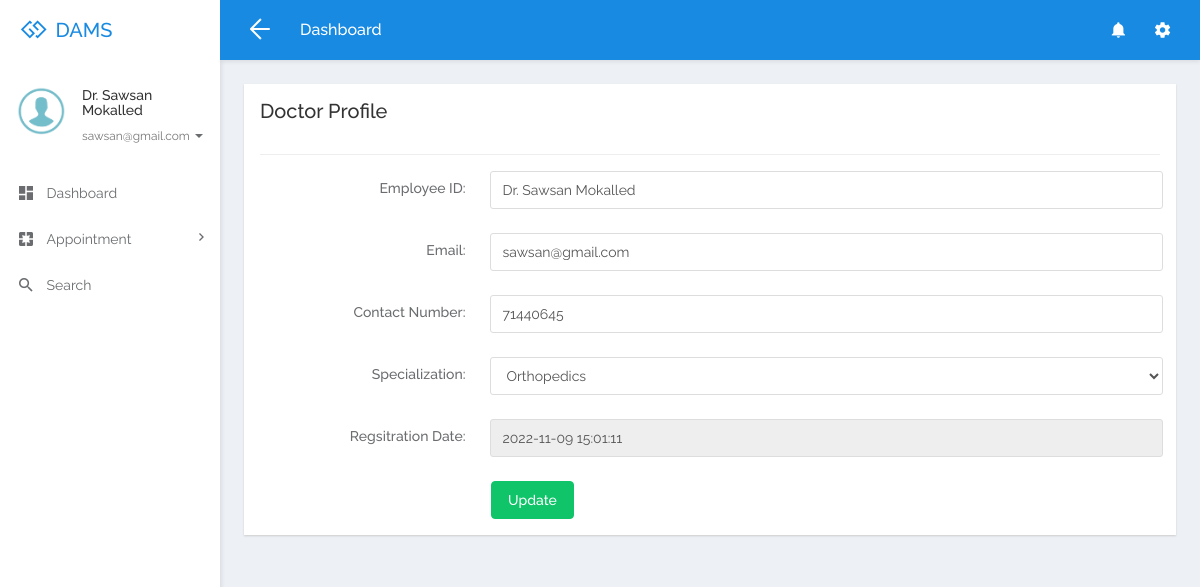
Screenshot of /profile.php (signed in) with the database file from the repository.
### tables this page shows
CREATE TABLE `tbldoctor` (
  `ID` int(5) NOT NULL,
  `FullName` varchar(250) DEFAULT NULL,
  `MobileNumber` bigint(10) DEFAULT NULL,
  `Email` varchar(250) DEFAULT NULL,
  `Specialization` varchar(250) DEFAULT NULL,
  `Password` varchar(259) DEFAULT NULL,
  `CreationDate` timestamp NULL DEFAULT current_timestamp()
);

CREATE TABLE `tblspecialization` (
  `ID` int(5) NOT NULL,
  `Specialization` varchar(250) DEFAULT NULL,
  `CreationDate` timestamp NULL DEFAULT current_timestamp()
);

### profile.php (the view, shortened to what this page needs)
<?php
include('connection.php');
if (strlen($_SESSION['damsid']==0)) {
  header('location:logout.php');
  } else{
  ?>
<!DOCTYPE html>
<html lang="en">
<head>
  <link rel="stylesheet" href="libs/bower/font-awesome/css/font-awesome.min.css">
  <link rel="stylesheet" href="libs/bower/material-design-iconic-font/dist/css/material-design-iconic-font.css">
  <link rel="stylesheet" href="libs/bower/animate.css/animate.min.css">
  <link rel="stylesheet" href="libs/bower/fullcalendar/dist/fullcalendar.min.css">
  <link rel="stylesheet" href="libs/bower/perfect-scrollbar/css/perfect-scrollbar.css">
  <link rel="stylesheet" href="assets/css/bootstrap.css">
  <link rel="stylesheet" href="assets/css/core.css">
  <link rel="stylesheet" href="assets/css/app.css">
</head>
<body class="menubar-left menubar-unfold menubar-light theme-primary">
<?php include_once('headerdoctor.php');?>
<?php include_once('sidebar.php');?>
<main id="app-main" class="app-main">
  <div class="wrap">
  <section class="app-content">
    <div class="row">
      <div class="col-md-12">
        <div class="widget">
          <header class="widget-header">
            <h3 class="widget-title">Doctor Profile</h3>
          </header>
          <hr class="widget-separator">
          <div class="widget-body">
            <?php
$did=$_SESSION['damsid'];
$sql="SELECT tbldoctor.*,tblspecialization.ID as sid,tblspecialization.Specialization as sssp from  tbldoctor join tblspecialization on tblspecialization.ID=tbldoctor.Specialization where tbldoctor.ID=:did";
$query = $dbh -> prepare($sql);
$query->bindParam(':did',$did,PDO::PARAM_STR);
$query->execute();
$results=$query->fetchAll(PDO::FETCH_OBJ);
if($query->rowCount() > 0)
{
foreach($results as $row)
{               ?>
            <form class="form-horizontal" method="post">
              <div class="form-group">
                <label for="exampleTextInput1" class="col-sm-3 control-label">Employee ID:</label>
                <div class="col-sm-9">
                  <input id="fname" type="text" class="form-control" placeholder="Full Name" name="fname" required="true" value="<?php  echo $row->FullName;?>">
                </div>
              </div>
              <div class="form-group">
                <label for="email2" class="col-sm-3 control-label">Email:</label>
                <div class="col-sm-9">
                  <input type="email" class="form-control" id="email" name="email" value="<?php  echo $row->Email;?>" required='true'>
                </div>
              </div>
               <div class="form-group">
                <label for="email2" class="col-sm-3 control-label">Contact Number:</label>
                <div class="col-sm-9">
                  <input type="text" class="form-control" id="email2" name="mobilenumber" value="<?php  echo $row->MobileNumber;?>" required='true' maxlength='10'>
                </div>
              </div>
              <div class="form-group">
                <label for="email2" class="col-sm-3 control-label">Specialization:</label>
                <div class="col-sm-9">
                  <select class="form-control" name="specializationid">
        <option value="<?php  echo htmlentities($row->ID);?>"><?php  echo htmlentities($row->sssp);?></option>
        <?php
$sql1="SELECT * from tblspecialization";
$query1 = $dbh -> prepare($sql1);
$query1->execute();
$results1=$query1->fetchAll(PDO::FETCH_OBJ);
$cnt=1;
if($query1->rowCount() > 0)
{
foreach($results1 as $row1)
{               ?>
        <option value="<?php  echo htmlentities($row1->ID);?>"><?php  echo htmlentities($row1->Specialization);?></option><?php $cnt=$cnt+1;}} ?>
      </select>
                </div>
              </div>
              <div class="form-group">
                <label for="email2" class="col-sm-3 control-label">Regsitration Date:</label>
                <div class="col-sm-9">
                  <input type="text" class="form-control" id="email2" name="" value="<?php  echo $row->CreationDate;?>" readonly="true">
                </div>
              </div>
             <?php $cnt=$cnt+1;}} ?>
              <div class="row">
                <div class="col-sm-9 col-sm-offset-3">
                  <button type="submit" class="btn btn-success" name="submit">Update</button>
                </div>
              </div>
            </form>
          </div>
        </div>
      </div>
    </div>
  </section>
</div>
</main>
</body>
</html>
<?php }  ?>

### sidebar.php (shortened to what this page needs)
<aside id="menubar" class="menubar light">
  <div class="app-user">
    <div class="media">
      <div class="media-left">
        <div class="avatar avatar-md avatar-circle">
          <a href="javascript:void(0)"><img class="img-responsive" src="assets/images/images.png" alt="avatar"/></a>
        </div>
      </div>
      <div class="media-body">
        <div class="foldable">
          <?php
$eid=$_SESSION['damsid'];
$sql="SELECT FullName,Email from  tbldoctor where ID=:eid";
$query = $dbh -> prepare($sql);
$query->bindParam(':eid',$eid,PDO::PARAM_STR);
$query->execute();
$results=$query->fetchAll(PDO::FETCH_OBJ);
foreach($results as $row)
{
$email=$row->Email;
$fname=$row->FullName;
}   ?>
          <h5><a href="javascript:void(0)" class="username"><?php  echo $fname ;?></a></h5>
          <ul>
            <li class="dropdown">
              <a href="javascript:void(0)" class="dropdown-toggle usertitle" data-toggle="dropdown" aria-haspopup="true" aria-expanded="false">
                <small><?php  echo $email;?></small>
                <span class="caret"></span>
              </a>
            </li>
          </ul>
        </div>
      </div>
    </div>
  </div>
  <div class="menubar-scroll">
    <div class="menubar-scroll-inner">
      <ul class="app-menu">
        <li class="has-submenu">
          <a href="dashboard.php">
            <i class="menu-icon zmdi zmdi-view-dashboard zmdi-hc-lg"></i>
            <span class="menu-text">Dashboard</span>
          </a>
        </li>
       <li class="has-submenu">
          <a href="javascript:void(0)" class="submenu-toggle">
            <i class="menu-icon zmdi zmdi-pages zmdi-hc-lg"></i>
            <span class="menu-text">Appointment</span>
            <i class="menu-caret zmdi zmdi-hc-sm zmdi-chevron-right"></i>
          </a>
        </li>
        <li>
          <a href="search.php">
            <i class="menu-icon zmdi zmdi-search zmdi-hc-lg"></i>
            <span class="menu-text">Search</span>
          </a>
        </li>
      </ul>
    </div>
  </div>
</aside>

### rows the page displays
tbldoctor: FullName "Dr. Sawsan Mokalled", Email "sawsan@gmail.com", fname "Dr. Sawsan Mokalled", email "sawsan@gmail.com", mobilenumber "71440645", specializationid "Orthopedics", CreationDate "2022-11-09 15:01:11"
